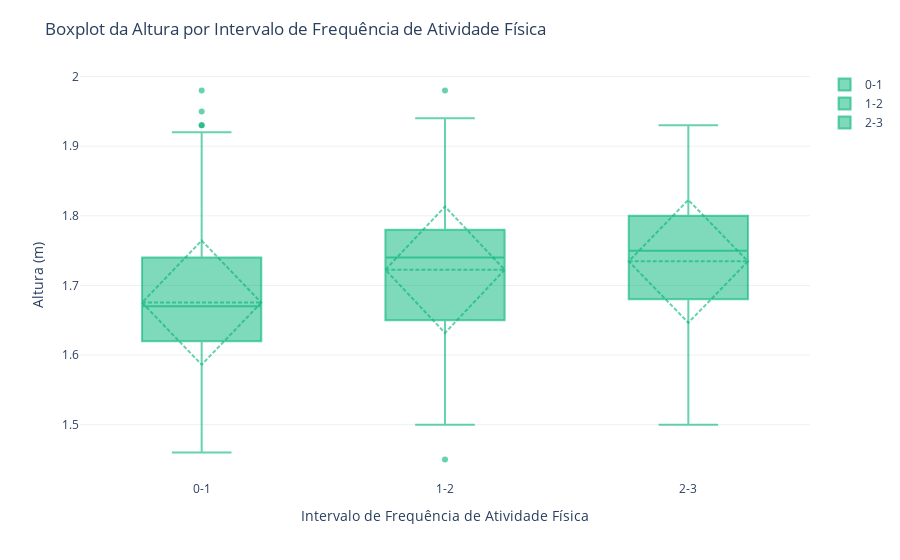

The notebook cell saved with this chart:
### Code cell
import pandas as pd
import numpy as np
import plotly.graph_objects as go

# Suponha que df já está carregado e tem as colunas 'Altura (m)' e 'Frequência de Atividade Física'

# 1. Criar intervalos de Frequência de Atividade Física, por exemplo, de 0 em 1 (ajuste conforme necessidade)
min_freq = df['Frequência de Atividade Física'].min()
max_freq = df['Frequência de Atividade Física'].max()

# Ajuste o passo para criar os bins desejados (ex: 1, 2, 3, ... ou 0-1, 1-2, etc.)
# Aqui, exemplo de passo 1:
bins_freq = np.arange(np.floor(min_freq), np.ceil(max_freq)+1, 1)

labels_freq = [f'{int(bins_freq[i])}-{int(bins_freq[i+1])}' for i in range(len(bins_freq)-1)]

df['Freq_Intervalo'] = pd.cut(
    df['Frequência de Atividade Física'],
    bins=bins_freq,
    labels=labels_freq,
    include_lowest=True,
    right=False
)
df['Freq_Intervalo'] = df['Freq_Intervalo'].cat.reorder_categories(labels_freq, ordered=True)

# 2. Criar um boxplot para cada intervalo de frequência
boxplots = []
for intervalo in labels_freq:
    y_data = df.loc[df['Freq_Intervalo'] == intervalo, 'Altura (m)']
    if not y_data.empty:
        boxplots.append(
            go.Box(
                y=y_data,
                name=intervalo,
                boxmean='sd',
                marker_color='rgba(0, 180, 120, 0.6)'
            )
        )

# 3. Montar a figura, agora o eixo X é a Freq_Intervalo e o boxplot mostra Altura
fig = go.Figure(data=boxplots)
fig.update_layout(
    title='Boxplot da Altura por Intervalo de Frequência de Atividade Física',
    xaxis_title='Intervalo de Frequência de Atividade Física',
    yaxis_title='Altura (m)',
    xaxis_tickangle=0,
    template='plotly_white',
    xaxis=dict(
        categoryorder='array',
        categoryarray=labels_freq
    ),
    margin=dict(t=70, b=80)
)
fig.show()

### Figure 1 — Plotly figure (JSON) as saved in the notebook; plotly's stock layout.template omitted (floating-point values rounded to 4 significant figures; data arrays with more than 128 entries replaced by an {"elided": "..."} marker saying what was removed)
{"data": [{"boxmean": "sd", "marker": {"color": "rgba(0, 180, 120, 0.6)"}, "name": "0-1", "type": "box", "y": {"elided": "1006 float values"}}, {"boxmean": "sd", "marker": {"color": "rgba(0, 180, 120, 0.6)"}, "name": "1-2", "type": "box", "y": {"elided": "718 float values"}}, {"boxmean": "sd", "marker": {"color": "rgba(0, 180, 120, 0.6)"}, "name": "2-3", "type": "box", "y": {"elided": "310 float values"}}], "layout": {"margin": {"b": 80, "t": 70}, "title": {"text": "Boxplot da Altura por Intervalo de Frequência de Atividade Física"}, "xaxis": {"categoryarray": ["0-1", "1-2", "2-3"], "categoryorder": "array", "tickangle": 0, "title": {"text": "Intervalo de Frequência de Atividade Física"}}, "yaxis": {"title": {"text": "Altura (m)"}}}}
